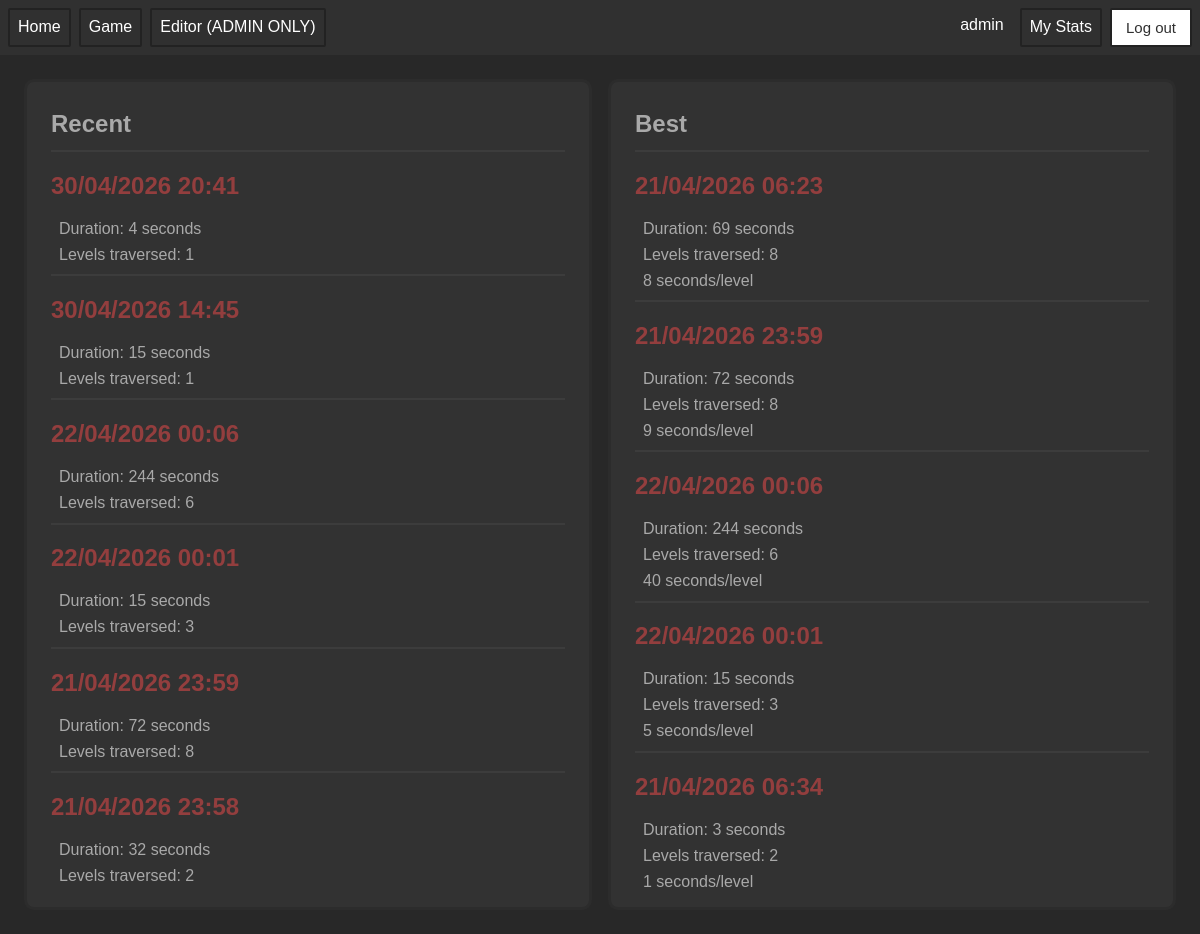
The page /stats/ (signed in) on the database its author committed.
### tables this page shows
CREATE TABLE runs (
    id INTEGER PRIMARY KEY AUTOINCREMENT,
    username TEXT NOT NULL,
    unix INTEGER NOT NULL,
    duration INTEGER NOT NULL,
    levels_traversed INTEGER NOT NULL,

    FOREIGN KEY (username) REFERENCES accounts(username) ON DELETE CASCADE
);

### app.py (the view, shortened to what this page needs)
@app.route("/stats/", methods=["GET", "POST"])
@login_required
def stats():
    db = database.get_db()
    recent_runs = db.execute("""
        SELECT unix, duration, levels_traversed
        FROM runs
        WHERE username = ?
        ORDER BY unix DESC
        LIMIT 6;
    """, (g.username,)).fetchall()
    top_runs = db.execute("""
        SELECT unix, duration, levels_traversed,
                (duration / levels_traversed) AS time_per_level
        FROM runs
        WHERE username = ?
        ORDER BY levels_traversed DESC, time_per_level ASC
        LIMIT 5;
    """, (g.username,)).fetchall()
    return render_template("stats.html", recent_runs=recent_runs, top_runs=top_runs)

### forms.py
class LogOutForm(FlaskForm):
    submit = SubmitField("Log out")

### app.py (called while the page is built)
@app.template_filter("datetime")
def datetimeunix(s):
    return datetime.datetime.fromtimestamp(s).strftime("%d/%m/%Y %H:%M")

@app.before_request
def load_session():
    g.username = session.get("username", None)

@app.context_processor
def inject_jinja():
    return { "logout": forms.LogOutForm() }

def login_required(v):
    @functools.wraps(v)
    def wrapped_v(*args, **kwargs):
        if g.username is None:
            return redirect(url_for("login", next=request.url))
        return v(*args, **kwargs)
    return wrapped_v

### database/database.py (called while the page is built)
def get_db():
    if "db" not in g:
        g.db = sqlite3.connect(DATABASE,
            detect_types=sqlite3.PARSE_DECLTYPES)
        g.db.row_factory = sqlite3.Row
        g.db.execute("PRAGMA foreign_keys = ON") #foreign keys not enabled automatically in SQLite... must be turned on every connection
    return g.db

### templates/stats.html (shortened to what this page needs)
{% extends "base.html" %}
{% block body %}
<section>
    <h1>Recent</h1>
    {% if (recent_runs | length) == 0 %}
    <p style="color:grey">nothing here...</p>
    {% else %}
    {% for entry in recent_runs %}
    <article>
        <h2>{{ entry.unix | datetime }}</h2>
        <p>Duration: {{ entry.duration }} seconds</p>
        <p>Levels traversed: {{ entry.levels_traversed }}</p>
    </article>
    {% endfor %}
    {% endif %}
</section>
<section>
    <h1>Best</h1>
    {% if (top_runs | length) == 0 %}
    <p style="color:grey">nothing here...</p>
    {% else %}
    {% for entry in top_runs %}
    <article>
        <h2>{{ entry.unix | datetime }}</h2>
        <p>Duration: {{ entry.duration }} seconds</p>
        <p>Levels traversed: {{ entry.levels_traversed }}</p>
        <p>{{ entry.time_per_level }} seconds/level</p>
    </article>
    {% endfor %}
    {% endif %}
</section>
{% endblock %}

### templates/base.html (shortened to what this page needs)
<!DOCTYPE html>
<html lang="en">
<head>
    <link rel="stylesheet" href="{{ url_for('static', filename='styles/style.css') }}" />
</head>
<body>
    <nav>
        <a href="{{ url_for('home') }}">Home</a>
        <a href="{{ url_for('game') }}">Game</a>
        <a href="{{ url_for('editor') }}">Editor (ADMIN ONLY)</a>
        {% if hide_account_mger is not defined %}
        {% if g.username is none %}
        <a class="login" href="{{ url_for('login', next=request.url) }}">Log in</a>
        <a href="{{ url_for('signup', next=request.url) }}">Sign up</a>
        {% else %}
        <p>{{ g.username }}</p>
        <a href="{{ url_for('stats') }}">My Stats</a>
        <form action="{{ url_for('logout', next=request.url) }}" method="POST" novalidate>
            {{ logout.submit() }}
        </form>
        {% endif %}
        {% endif %}
    </nav>
    <main>
        {% block body %}{% endblock %}
    </main>
</body>
</html>

### static/styles/style.css (style rules this page uses)
body { margin: 0; display: flex; flex-direction: column; background: #282828; font-family: "Arial", sans-serif; }
main { margin: 1em; }

### templates/stats.html (style rules this page uses)
main { display: flex; flex-direction: row; }
section { flex: 1; }

### rows shown on the page
runs: unix "30/04/2026 20:41", duration "4", levels_traversed "1"
runs: unix "30/04/2026 14:45", duration "15", levels_traversed "1"
runs: unix "22/04/2026 00:06", duration "244", levels_traversed "6", time_per_level "40"
runs: unix "22/04/2026 00:01", duration "15", levels_traversed "3", time_per_level "5"
runs: unix "21/04/2026 23:59", duration "72", levels_traversed "8", time_per_level "9"
runs: unix "21/04/2026 23:58", duration "32", levels_traversed "2"
runs: unix "21/04/2026 06:23", duration "69", levels_traversed "8", time_per_level "8"
runs: unix "21/04/2026 06:34", duration "3", levels_traversed "2", time_per_level "1"

### other values the page prints
{{ g.username }} "admin"
